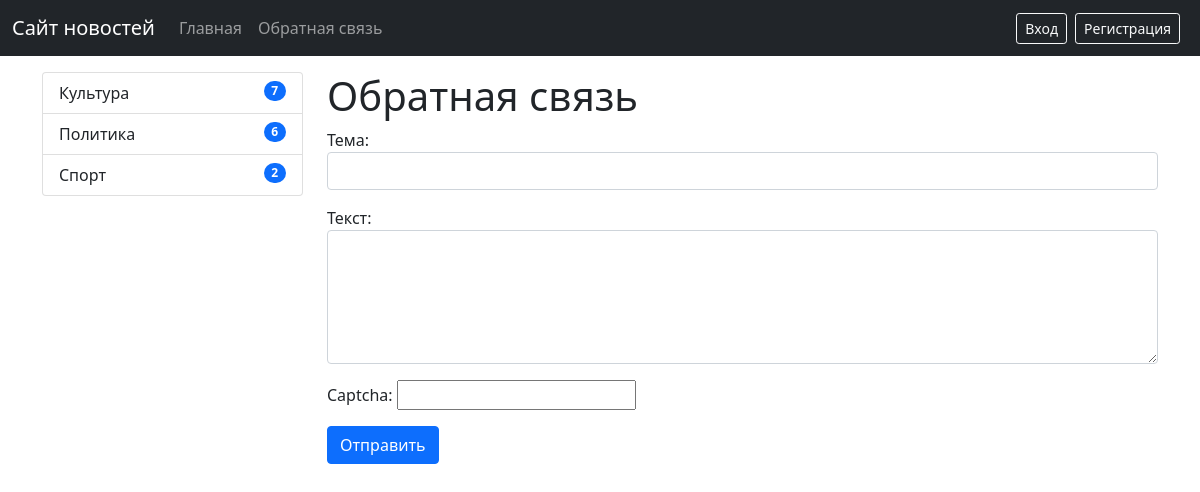
Page /contact/ on the committed database.
### news/models.py (models this page shows, shortened)
class Category(models.Model):
    title = models.CharField(max_length = 150, verbose_name = 'Название категории', db_index = True)
    slug = models.SlugField(blank = True)
    def get_absolute_url(self):
        return reverse('category', kwargs = {'category_id': self.pk})
    class Meta:
        verbose_name = 'Категория'
        verbose_name_plural = 'Категории'
        ordering = ['title']

### news/views.py (the view)
# urls.py: path('contact/', contact, name='contact'),
def contact(request):
    if request.method == 'POST':
        form = ContactForm(request.POST)
        if form.is_valid():
            mail = send_mail(form.cleaned_data['subject'],
                             form.cleaned_data['content'], 'djmail@ukr.net', ['target@gmail.com'],
                             fail_silently = True)
            if mail:
                messages.success(request, 'Письмо отправлено')
                return redirect('contact')
            else:
                messages.error(request, 'Ошибка отправки')
        else:
            messages.error(request, 'Ошибка валидации')
    else:
        form = ContactForm()
    return render(request, 'news/contact.html', {'form': form})

### news/forms.py
class ContactForm(forms.Form):
    subject = forms.CharField(label = 'Тема', widget = forms.TextInput(attrs = {'class': 'form-control'}))
    content = forms.CharField(label = 'Текст', widget = forms.Textarea(attrs = {'class': 'form-control', 'rows': 5}))
    captcha = CaptchaField()

### news/templatetags/news_tags.py (called while the page is built)
@register.inclusion_tag('news/list_categories.html')
def show_categories(a1='hello', a2='world'):
    categories = Category.objects.annotate(cnt=Count('news', filter = F('news__is_published'))).filter(cnt__gt=0)
    return {'categories': categories, 'a1': a1, 'a2': a2}

### news/templates/news/contact.html (shortened to what this page needs)
{% extends 'base.html' %}
{% block sidebar %}
    {% include 'inc/_sidebar.html' %}
{% endblock %}
{% block content %}
<h1>Обратная связь</h1>
<form method="post">
{{ form.as_p }}
    <button class="btn btn-primary btn-block">Отправить</button>
</form>
{% endblock %}

### news/templates/news/list_categories.html
<div class="list-group">
    {% for item in categories %}
        <a href="{{ item.get_absolute_url }}" class="list-group-item list-group-item-action">{{ item.title }}
        <span class="badge bg-primary rounded-pill float-end">{{ item.cnt }}</span>
        </a>
    {% endfor %}
</div>

### rows in the picture
Category: title "Культура", cnt "7"
Category: title "Политика", cnt "6"
Category: title "Спорт", cnt "2"
